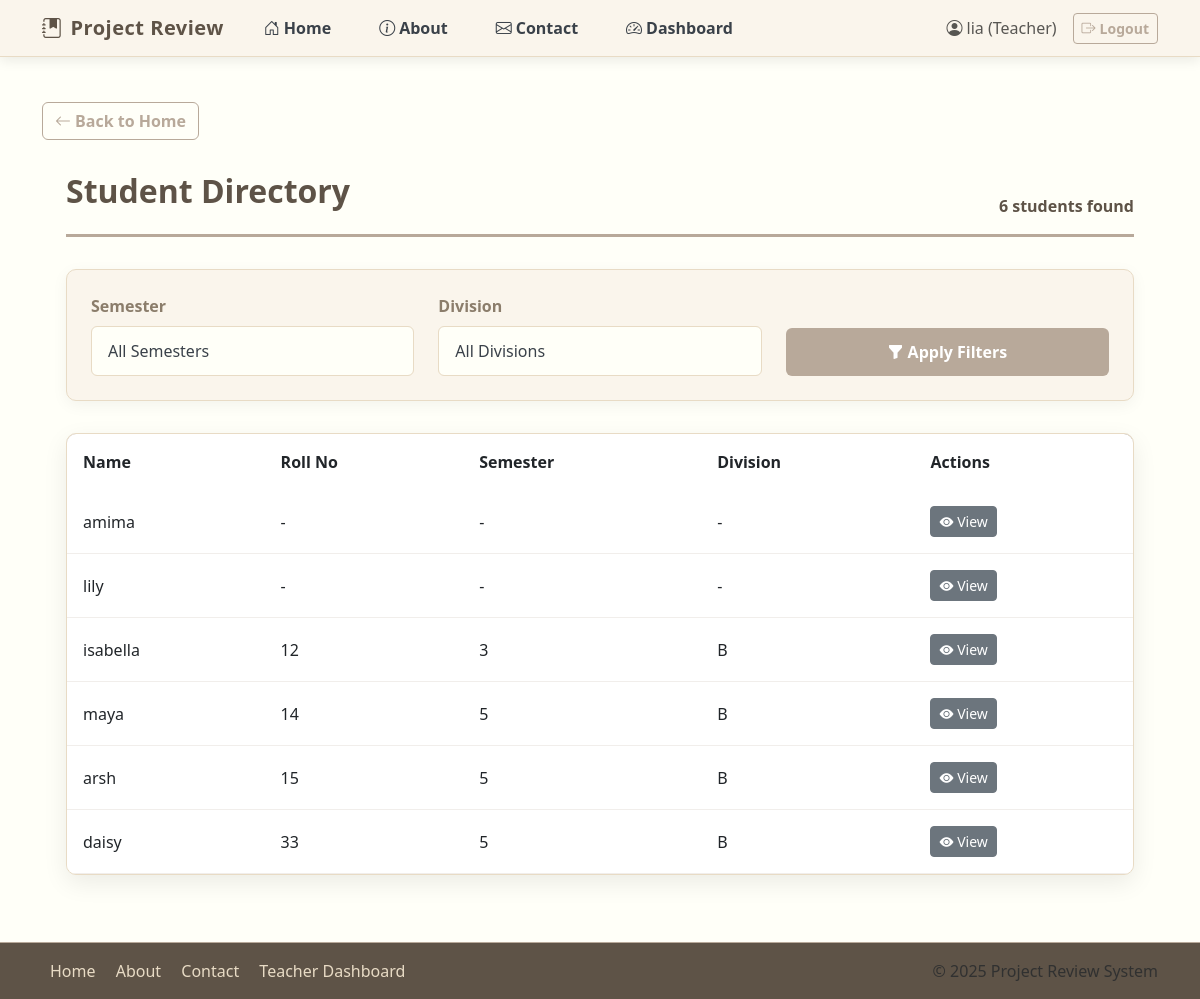
The page /teacher/view-students/ (signed in) on the database as committed earlier.
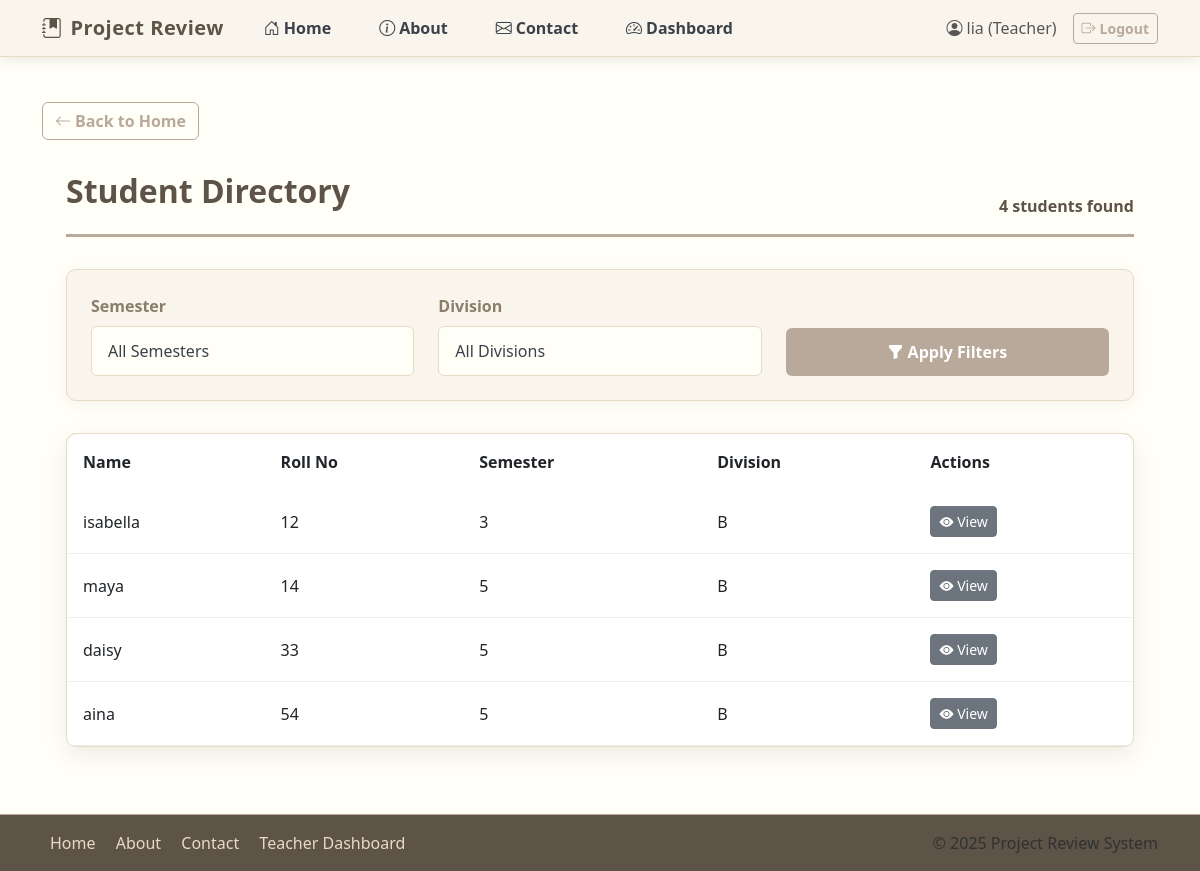
The same page on the database as committed later.
### project_review_app/models.py (models this page shows, shortened)
class CustomUser(AbstractUser):
    ROLE_CHOICES = (
        ('teacher', 'Teacher'),
        ('student', 'Student'),
        ('admin', 'Admin'),
    )
    @property
    def is_teacher(self):
        return self.role == 'teacher'
    DIVISION_CHOICES = (
        ('A', 'Division A'),
        ('B', 'Division B'),
        ('C', 'Division C'),
    )
    SEMESTER_CHOICES = (
        (1, 'Semester 1'),
        (2, 'Semester 2'),
        (3, 'Semester 3'),
        (4, 'Semester 4'),
        (5, 'Semester 5'),
        (6, 'Semester 6'),
    )
    role = models.CharField(max_length=10, choices=ROLE_CHOICES)
    email = models.EmailField(unique=True)
    division = models.CharField(max_length=1, choices=DIVISION_CHOICES, blank=True, null=True)
    roll_no = models.CharField(max_length=20, blank=True, null=True)
    semester = models.PositiveIntegerField(choices=SEMESTER_CHOICES, blank=True, null=True)
    department = models.CharField(max_length=100, blank=True, null=True)
    subject = models.CharField(max_length=100, blank=True, null=True)

### project_review_app/views.py (the view)
    def wrapper(request, *args, **kwargs):
        if not request.user.is_authenticated:
            return redirect('login')
        if not request.user.is_teacher:
            raise PermissionDenied("Only teachers can access this page")
        return view_func(request, *args, **kwargs)

### project_review_app/views.py (called while the page is built)
def teacher_required(view_func):
    def wrapper(request, *args, **kwargs):
        if not request.user.is_authenticated:
            return redirect('login')
        if not request.user.is_teacher:
            raise PermissionDenied("Only teachers can access this page")
        return view_func(request, *args, **kwargs)
    return wrapper

@teacher_required
def view_students(request):
    students = CustomUser.objects.filter(role='student').order_by('semester', 'division', 'roll_no')
    semester = request.GET.get('semester')
    division = request.GET.get('division')
    if semester:
        students = students.filter(semester=semester)
    if division:
        students = students.filter(division=division)
    return render(request, 'teacher/view_students.html', {
        'students': students,
        'current_semester': semester or '',
        'current_division': division or '',
        'semester_choices': CustomUser.SEMESTER_CHOICES,
        'division_choices': CustomUser.DIVISION_CHOICES
    })

### templates/teacher/view_students.html (shortened to what this page needs)
{% extends "base.html" %}
{% block content %}
<div class="student-container">
  <div class="page-header">
    <h2>Student Directory</h2>
    <div class="student-count">{{ students.count }} students found</div>
  </div>
  <div class="filter-card">
    <form method="get" class="filter-form">
      <div class="form-group">
        <label class="form-label">Semester</label>
        <select name="semester" class="form-control">
          <option value="">All Semesters</option>
        </select>
      </div>
      <div class="form-group">
        <label class="form-label">Division</label>
        <select name="division" class="form-control">
          <option value="">All Divisions</option>
        </select>
      </div>
      <button type="submit" class="btn-filter">
        <i class="bi bi-funnel-fill"></i> Apply Filters
      </button>
    </form>
  </div>
  <div class="student-table">
    <table class="table table-hover mb-0">
      <thead class="table-header">
        <tr>
          <th>Name</th>
          <th>Roll No</th>
          <th>Semester</th>
          <th>Division</th>
          <th>Actions</th>
        </tr>
      </thead>
      <tbody>
        {% for student in students %}
        <tr>
          <td>{{ student.username }}</td>
          <td>{{ student.roll_no|default:"-" }}</td>
          <td>{{ student.semester|default:"-" }}</td>
          <td>{{ student.division|default:"-" }}</td>
          <td>
            <a href="{% url 'student_detail' student.id %}" class="btn btn-sm btn-secondary">
              <i class="bi bi-eye-fill"></i> View
            </a>
          </td>
        </tr>
        {% endfor %}
      </tbody>
    </table>
  </div>
</div>
{% endblock %}

Rows that differ between the two databases and show on the page:
removed CustomUser: username "amima", roll_no "-", semester "-", division "-"
removed CustomUser: username "lily", roll_no "-", semester "-", division "-"
removed CustomUser: username "arsh", roll_no "15", semester "5", division "B"
added CustomUser: username "aina", roll_no "54", semester "5", division "B"
Other text that changed with them:
{{ students.count }}: "6" → "4"
